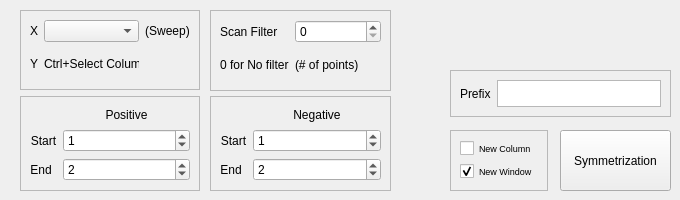
         <widget class="QWidget" name="tab_4">
          <attribute name="title">
           <string>Swp@H_Sym</string>
          </attribute>
          <widget class="QPushButton" name="btnTSSym">
           <property name="geometry">
            <rect>
             <x>560</x>
             <y>130</y>
             <width>111</width>
             <height>61</height>
            </rect>
           </property>
           <property name="text">
            <string>Symmetrization</string>
           </property>
          </widget>
          <widget class="QFrame" name="frame_3">
           <property name="geometry">
            <rect>
             <x>20</x>
             <y>96</y>
             <width>180</width>
             <height>95</height>
            </rect>
           </property>
           <property name="frameShape">
            <enum>QFrame::Shape::StyledPanel</enum>
           </property>
           <property name="frameShadow">
            <enum>QFrame::Shadow::Raised</enum>
           </property>
           <layout class="QGridLayout" name="gridLayout_4">
            <item row="0" column="1">
             <widget class="QLabel" name="label_Y_16">
              <property name="text">
               <string>Positive</string>
              </property>
              <property name="alignment">
               <set>Qt::AlignmentFlag::AlignCenter</set>
              </property>
             </widget>
            </item>
            <item row="1" column="0">
             <widget class="QLabel" name="label_Y_12">
              <property name="sizePolicy">
               <sizepolicy hsizetype="Fixed" vsizetype="Preferred">
                <horstretch>0</horstretch>
                <verstretch>0</verstretch>
               </sizepolicy>
              </property>
              <property name="text">
               <string>Start</string>
              </property>
              <property name="alignment">
               <set>Qt::AlignmentFlag::AlignCenter</set>
              </property>
             </widget>
            </item>
            <item row="1" column="1">
             <widget class="QSpinBox" name="spinTSSymPosStart">
              <property name="sizePolicy">
               <sizepolicy hsizetype="Preferred" vsizetype="Fixed">
                <horstretch>0</horstretch>
                <verstretch>0</verstretch>
               </sizepolicy>
              </property>
              <property name="maximum">
               <number>999999999</number>
              </property>
              <property name="value">
               <number>1</number>
              </property>
             </widget>
            </item>
            <item row="2" column="0">
             <widget class="QLabel" name="label_Y_13">
              <property name="sizePolicy">
               <sizepolicy hsizetype="Fixed" vsizetype="Preferred">
                <horstretch>0</horstretch>
                <verstretch>0</verstretch>
               </sizepolicy>
              </property>
              <property name="text">
               <string>End</string>
              </property>
              <property name="alignment">
               <set>Qt::AlignmentFlag::AlignCenter</set>
              </property>
             </widget>
            </item>
            <item row="2" column="1">
             <widget class="QSpinBox" name="spinTSSymPosEnd">
              <property name="sizePolicy">
               <sizepolicy hsizetype="Preferred" vsizetype="Fixed">
                <horstretch>0</horstretch>
                <verstretch>0</verstretch>
               </sizepolicy>
              </property>
              <property name="maximum">
               <number>999999999</number>
              </property>
              <property name="value">
               <number>2</number>
              </property>
             </widget>
            </item>
           </layout>
          </widget>
          <widget class="QFrame" name="frame_4">
           <property name="geometry">
            <rect>
             <x>210</x>
             <y>96</y>
             <width>181</width>
             <height>95</height>
            </rect>
           </property>
           <property name="frameShape">
            <enum>QFrame::Shape::StyledPanel</enum>
           </property>
           <property name="frameShadow">
            <enum>QFrame::Shadow::Raised</enum>
           </property>
           <layout class="QGridLayout" name="gridLayout_5">
            <item row="0" column="1">
             <widget class="QLabel" name="label_Y_17">
              <property name="text">
               <string>Negative</string>
              </property>
              <property name="alignment">
               <set>Qt::AlignmentFlag::AlignCenter</set>
              </property>
             </widget>
            </item>
            <item row="1" column="1">
             <widget class="QSpinBox" name="spinTSSymNegStart">
              <property name="sizePolicy">
               <sizepolicy hsizetype="Preferred" vsizetype="Fixed">
                <horstretch>0</horstretch>
                <verstretch>0</verstretch>
               </sizepolicy>
              </property>
              <property name="maximum">
               <number>999999999</number>
              </property>
              <property name="value">
               <number>1</number>
              </property>
             </widget>
            </item>
            <item row="3" column="1">
             <widget class="QSpinBox" name="spinTSSymNegEnd">
              <property name="sizePolicy">
               <sizepolicy hsizetype="Preferred" vsizetype="Fixed">
                <horstretch>0</horstretch>
                <verstretch>0</verstretch>
               </sizepolicy>
              </property>
              <property name="maximum">
               <number>999999999</number>
              </property>
              <property name="value">
               <number>2</number>
              </property>
             </widget>
            </item>
            <item row="3" column="0">
             <widget class="QLabel" name="label_Y_22">
              <property name="sizePolicy">
               <sizepolicy hsizetype="Fixed" vsizetype="Preferred">
                <horstretch>0</horstretch>
                <verstretch>0</verstretch>
               </sizepolicy>
              </property>
              <property name="text">
               <string>End</string>
              </property>
              <property name="alignment">
               <set>Qt::AlignmentFlag::AlignCenter</set>
              </property>
             </widget>
            </item>
            <item row="1" column="0">
             <widget class="QLabel" name="label_Y_21">
              <property name="sizePolicy">
               <sizepolicy hsizetype="Fixed" vsizetype="Preferred">
                <horstretch>0</horstretch>
                <verstretch>0</verstretch>
               </sizepolicy>
              </property>
              <property name="text">
               <string>Start</string>
              </property>
              <property name="alignment">
               <set>Qt::AlignmentFlag::AlignCenter</set>
              </property>
             </widget>
            </item>
           </layout>
          </widget>
          <widget class="QFrame" name="frame_13">
           <property name="geometry">
            <rect>
             <x>450</x>
             <y>70</y>
             <width>221</width>
             <height>47</height>
            </rect>
           </property>
           <property name="frameShape">
            <enum>QFrame::Shape::StyledPanel</enum>
           </property>
           <property name="frameShadow">
            <enum>QFrame::Shadow::Raised</enum>
           </property>
           <layout class="QGridLayout" name="gridLayout_12">
            <item row="0" column="0">
             <widget class="QLabel" name="label_Y_15">
              <property name="text">
               <string>Prefix</string>
              </property>
              <property name="alignment">
               <set>Qt::AlignmentFlag::AlignLeading|Qt::AlignmentFlag::AlignLeft|Qt::AlignmentFlag::AlignVCenter</set>
              </property>
             </widget>
            </item>
            <item row="0" column="1">
             <widget class="QPlainTextEdit" name="editTSSym">
              <property name="sizePolicy">
               <sizepolicy hsizetype="Fixed" vsizetype="Fixed">
                <horstretch>0</horstretch>
                <verstretch>0</verstretch>
               </sizepolicy>
              </property>
              <property name="undoRedoEnabled">
               <bool>false</bool>
              </property>
             </widget>
            </item>
           </layout>
          </widget>
          <widget class="QFrame" name="frame_14">
           <property name="geometry">
            <rect>
             <x>450</x>
             <y>130</y>
             <width>98</width>
             <height>61</height>
            </rect>
           </property>
           <property name="frameShape">
            <enum>QFrame::Shape::StyledPanel</enum>
           </property>
           <property name="frameShadow">
            <enum>QFrame::Shadow::Raised</enum>
           </property>
           <layout class="QVBoxLayout" name="verticalLayout_4">
            <item>
             <widget class="QCheckBox" name="checkTSSNewColumn">
              <property name="font">
               <font>
                <pointsize>7</pointsize>
               </font>
              </property>
              <property name="text">
               <string>New Column</string>
              </property>
              <property name="checked">
               <bool>false</bool>
              </property>
              <property name="tristate">
               <bool>false</bool>
              </property>
             </widget>
            </item>
            <item>
             <widget class="QCheckBox" name="checkTSSNewWindow">
              <property name="font">
               <font>
                <pointsize>7</pointsize>
               </font>
              </property>
              <property name="text">
               <string>New Window</string>
              </property>
              <property name="checked">
               <bool>true</bool>
              </property>
              <property name="tristate">
               <bool>false</bool>
              </property>
             </widget>
            </item>
           </layout>
          </widget>
          <widget class="QFrame" name="frame_15">
           <property name="geometry">
            <rect>
             <x>20</x>
             <y>10</y>
             <width>180</width>
             <height>80</height>
            </rect>
           </property>
           <property name="frameShape">
            <enum>QFrame::Shape::StyledPanel</enum>
           </property>
           <property name="frameShadow">
            <enum>QFrame::Shadow::Raised</enum>
           </property>
           <layout class="QGridLayout" name="gridLayout_13">
            <item row="0" column="0">
             <widget class="QLabel" name="label_X_8">
              <property name="text">
               <string>X</string>
              </property>
              <property name="alignment">
               <set>Qt::AlignmentFlag::AlignCenter</set>
              </property>
             </widget>
            </item>
            <item row="0" column="1">
             <widget class="QComboBox" name="comboTSSymX"/>
            </item>
            <item row="0" column="2">
             <widget class="QLabel" name="label_X_11">
              <property name="text">
               <string>(Sweep)</string>
              </property>
              <property name="alignment">
               <set>Qt::AlignmentFlag::AlignCenter</set>
              </property>
             </widget>
            </item>
            <item row="1" column="0">
             <widget class="QLabel" name="label_X_9">
              <property name="text">
               <string>Y</string>
              </property>
              <property name="alignment">
               <set>Qt::AlignmentFlag::AlignCenter</set>
              </property>
             </widget>
            </item>
            <item row="1" column="1">
             <widget class="QLabel" name="label_Y_14">
              <property name="text">
               <string>Ctrl+Select Columns</string>
              </property>
              <property name="alignment">
               <set>Qt::AlignmentFlag::AlignLeading|Qt::AlignmentFlag::AlignLeft|Qt::AlignmentFlag::AlignVCenter</set>
              </property>
             </widget>
            </item>
           </layout>
          </widget>
          <widget class="QFrame" name="frame_35">
           <property name="geometry">
            <rect>
             <x>210</x>
             <y>10</y>
             <width>181</width>
             <height>81</height>
            </rect>
           </property>
           <property name="frameShape">
            <enum>QFrame::Shape::StyledPanel</enum>
           </property>
           <property name="frameShadow">
            <enum>QFrame::Shadow::Raised</enum>
           </property>
           <layout class="QGridLayout" name="gridLayout_28">
            <item row="0" column="0">
             <widget class="QLabel" name="label_11">
              <property name="sizePolicy">
               <sizepolicy hsizetype="Fixed" vsizetype="Preferred">
                <horstretch>0</horstretch>
                <verstretch>0</verstretch>
               </sizepolicy>
              </property>
              <property name="text">
               <string>Scan Filter</string>
              </property>
             </widget>
            </item>
            <item row="0" column="1">
             <widget class="QSpinBox" name="spinScanFilterWait">
              <property name="maximum">
               <number>99999999</number>
              </property>
              <property name="value">
               <number>0</number>
              </property>
             </widget>
            </item>
            <item row="1" column="0">
             <widget class="QLabel" name="label_16">
              <property name="text">
               <string>0 for No filter</string>
              </property>
             </widget>
            </item>
            <item row="1" column="1">
             <widget class="QLabel" name="label_17">
              <property name="text">
               <string>(# of points)</string>
              </property>
             </widget>
            </item>
           </layout>
          </widget>
         </widget>
